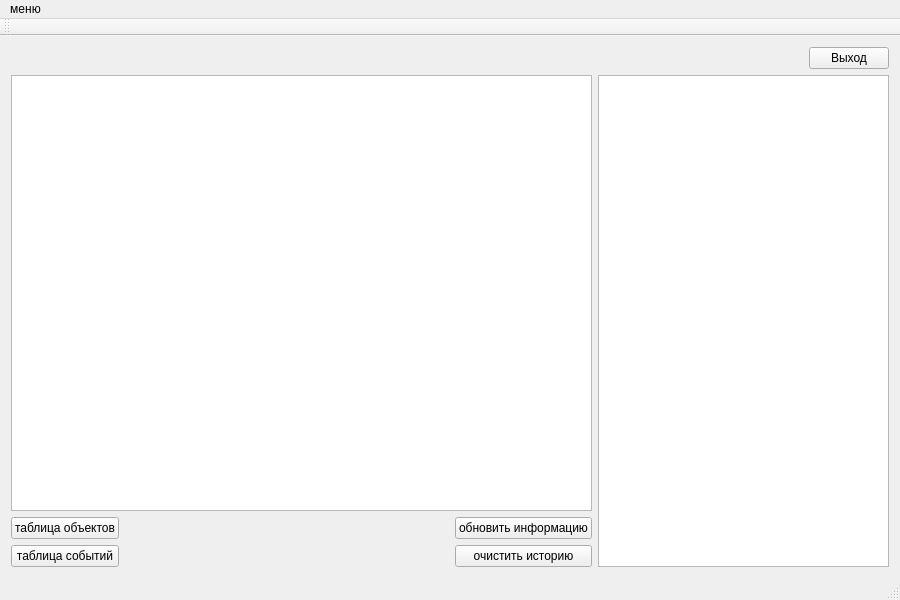
<?xml version="1.0" encoding="UTF-8"?>
<ui version="4.0">
 <class>MainWindow</class>
 <widget class="QMainWindow" name="MainWindow">
  <property name="geometry">
   <rect>
    <x>0</x>
    <y>0</y>
    <width>900</width>
    <height>600</height>
   </rect>
  </property>
  <property name="windowTitle">
   <string>MainWindow</string>
  </property>
  <widget class="QWidget" name="centralWidget">
   <layout class="QGridLayout" name="gridLayout_2" columnstretch="2,1">
    <item row="0" column="1">
     <layout class="QHBoxLayout" name="horizontalLayout">
      <item>
       <spacer name="horizontalSpacer">
        <property name="orientation">
         <enum>Qt::Horizontal</enum>
        </property>
        <property name="sizeHint" stdset="0">
         <size>
          <width>40</width>
          <height>20</height>
         </size>
        </property>
       </spacer>
      </item>
      <item>
       <widget class="QPushButton" name="exitButton">
        <property name="text">
         <string>Выход</string>
        </property>
       </widget>
      </item>
     </layout>
    </item>
    <item row="1" column="0">
     <layout class="QGridLayout" name="gridLayout">
      <item row="0" column="0">
       <widget class="QTableView" name="tableView"/>
      </item>
      <item row="1" column="0">
       <layout class="QHBoxLayout" name="horizontalLayout_2">
        <item>
         <layout class="QVBoxLayout" name="verticalLayout">
          <item>
           <widget class="QPushButton" name="combObjTableBut">
            <property name="text">
             <string>таблица объектов</string>
            </property>
           </widget>
          </item>
          <item>
           <widget class="QPushButton" name="logTableBut_3">
            <property name="enabled">
             <bool>true</bool>
            </property>
            <property name="text">
             <string>таблица событий</string>
            </property>
           </widget>
          </item>
         </layout>
        </item>
        <item>
         <spacer name="horizontalSpacer_2">
          <property name="orientation">
           <enum>Qt::Horizontal</enum>
          </property>
          <property name="sizeHint" stdset="0">
           <size>
            <width>40</width>
            <height>20</height>
           </size>
          </property>
         </spacer>
        </item>
        <item>
         <layout class="QVBoxLayout" name="verticalLayout_2">
          <item>
           <widget class="QPushButton" name="updBut">
            <property name="text">
             <string>обновить информацию</string>
            </property>
           </widget>
          </item>
          <item>
           <widget class="QPushButton" name="clearBut">
            <property name="text">
             <string>очистить историю</string>
            </property>
           </widget>
          </item>
         </layout>
        </item>
       </layout>
      </item>
     </layout>
    </item>
    <item row="1" column="1">
     <widget class="QTextEdit" name="logField"/>
    </item>
   </layout>
  </widget>
  <widget class="QMenuBar" name="menuBar">
   <property name="geometry">
    <rect>
     <x>0</x>
     <y>0</y>
     <width>900</width>
     <height>21</height>
    </rect>
   </property>
   <widget class="QMenu" name="menu">
    <property name="title">
     <string>меню</string>
    </property>
    <widget class="QMenu" name="commandMenu">
     <property name="title">
      <string>Комманды/Сигналы</string>
     </property>
     <addaction name="showCommandTableAction"/>
     <addaction name="sendCommand"/>
    </widget>
    <addaction name="commandMenu"/>
   </widget>
   <addaction name="menu"/>
  </widget>
  <widget class="QToolBar" name="mainToolBar">
   <attribute name="toolBarArea">
    <enum>TopToolBarArea</enum>
   </attribute>
   <attribute name="toolBarBreak">
    <bool>false</bool>
   </attribute>
  </widget>
  <widget class="QStatusBar" name="statusBar"/>
  <action name="showCommandTableAction">
   <property name="text">
    <string>Показать таблицу</string>
   </property>
  </action>
  <action name="sendCommand">
   <property name="text">
    <string>отправить комманду</string>
   </property>
  </action>
 </widget>
 <layoutdefault spacing="6" margin="11"/>
 <resources/>
 <connections/>
</ui>
